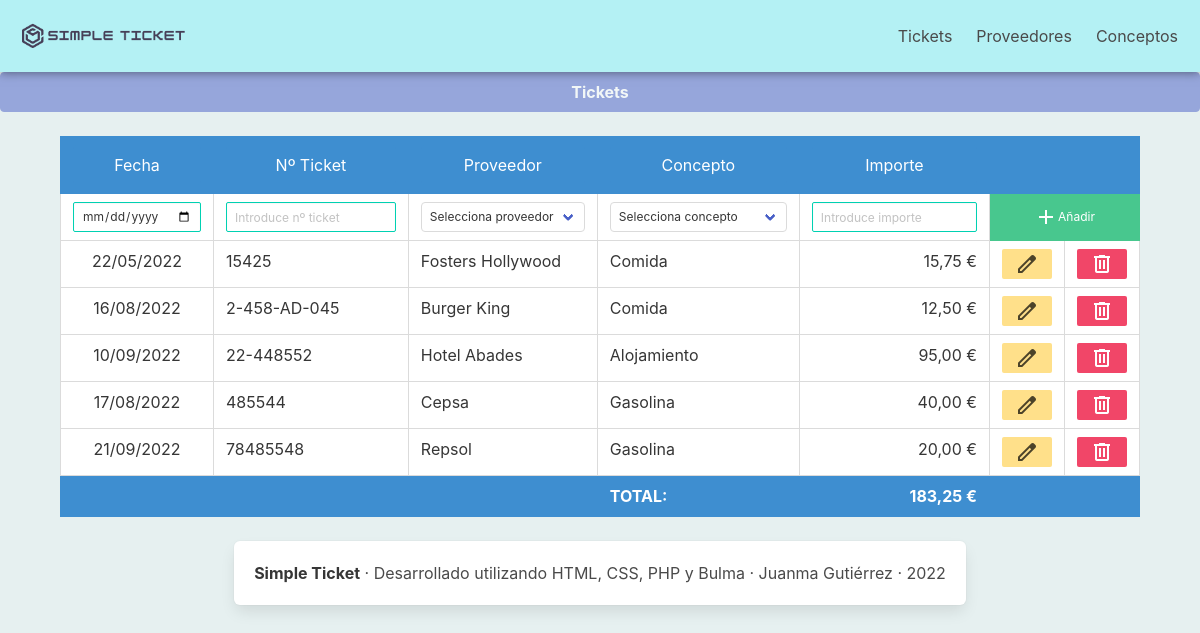
The page /tickets/tickets.php?order=NumTic on the database its author committed.
### tables this page shows
CREATE TABLE `ticket` (
  `CodTic` int(11) NOT NULL,
  `FecTic` date NOT NULL,
  `NumTic` varchar(20) NOT NULL,
  `CodPro` int(11) NOT NULL,
  `CodCon` int(11) NOT NULL,
  `ImpTic` decimal(7,2) NOT NULL
);

CREATE TABLE `proveedor` (
  `CodPro` int(11) NOT NULL,
  `NomPro` varchar(50) NOT NULL,
  `DirPro` varchar(50) NOT NULL,
  `TelPro` varchar(12) DEFAULT NULL
);

CREATE TABLE `concepto` (
  `CodCon` int(11) NOT NULL,
  `NomCon` varchar(50) NOT NULL
);

### tickets/list.php (called while the page is built, shortened)
<?php
$listadoSql = "SELECT CodTic, NumTic, NomPro, FecTic, NomCon, ticket.CodPro, ticket.CodCon, ImpTic
FROM ticket
INNER JOIN proveedor ON proveedor.CodPro = ticket.CodPro
INNER JOIN concepto ON concepto.CodCon = ticket.CodCon
ORDER BY " . $_GET['order'] . ";";
$consulta = mysqli_query($conexion, $listadoSql);

### tickets/print_table_row.php (the view, shortened to what this page needs)
<?php
$total = 0;
while ($registro = mysqli_fetch_array($consulta)) {
?>
    <tr>
        <td class="has-text-centered"><?= date('d/m/Y', strtotime($registro["FecTic"])) ?></td>
        <td><?= $registro["NumTic"] ?></td>
        <td><?= $registro["NomPro"] ?></td>
        <td><?= $registro["NomCon"] ?></td>
        <td class="has-text-right">
            <?php
            echo number_format($registro["ImpTic"], 2, ",", ".");
            $total += $registro["ImpTic"];
            ?> €
        </td>
        <td class="small">
            <div class="centered">
                <a href="tickets.php?accion=editar&order=FecTic&CodTic=<?= $registro['CodTic'] ?>&FecTic=<?= $registro['FecTic'] ?>&NumTic=<?= $registro['NumTic'] ?>&CodPro=<?= $registro['CodPro'] ?>&CodCon=<?= $registro['CodCon']?>&ImpTic=<?= $registro['ImpTic'] ?>">
                    <button class='button is-small is-warning'>
                        <span class="material-symbols-outlined">
                        </span>
                    </button></a>
            </div>
        </td>
        <td class="small">
            <div class="centered">
                <a href="tickets.php?accion=borrar&CodTic=<?= $registro['CodTic'] ?>">
                    <button class="button is-small is-danger">
                        <span class="material-symbols-outlined">
                        </span>
                    </button>
                </a>
            </div>
        </td>
    </tr>
<?php
}
?>
<thead >
    <th class="is-info"></th>
    <th class="is-info"></th>
    <th class="is-info"></th>
    <th class="is-info">TOTAL:</th>
    <th class="has-text-right is-info">
        <?php
        echo number_format($total, 2, ",", ".");
        ?> €
    </th>
    <th class="is-info"></th>
    <th class="is-info"></th>
</thead>

### css/style.css (style rules this page uses)
* { padding: 0px; margin: 0px; box-sizing: border-box; }
html { background-color: #e6f0f0; }
.centered { display: grid; place-items: center; }
table, th, td { border-collapse: collapse; }
.small { width: 50px; }

### rows shown on the page
ticket: FecTic "22/05/2022", NumTic "15425", CodPro.NomPro "Fosters Hollywood", CodCon.NomCon "Comida", ImpTic "15,75"
ticket: FecTic "16/08/2022", NumTic "2-458-AD-045", CodPro.NomPro "Burger King", CodCon.NomCon "Comida", ImpTic "12,50"
ticket: FecTic "10/09/2022", NumTic "22-448552", CodPro.NomPro "Hotel Abades", CodCon.NomCon "Alojamiento", ImpTic "95,00"
ticket: FecTic "17/08/2022", NumTic "485544", CodPro.NomPro "Cepsa", CodCon.NomCon "Gasolina", ImpTic "40,00"
ticket: FecTic "21/09/2022", NumTic "78485548", CodPro.NomPro "Repsol", CodCon.NomCon "Gasolina", ImpTic "20,00"

### other values the page prints
$total "183,25"
